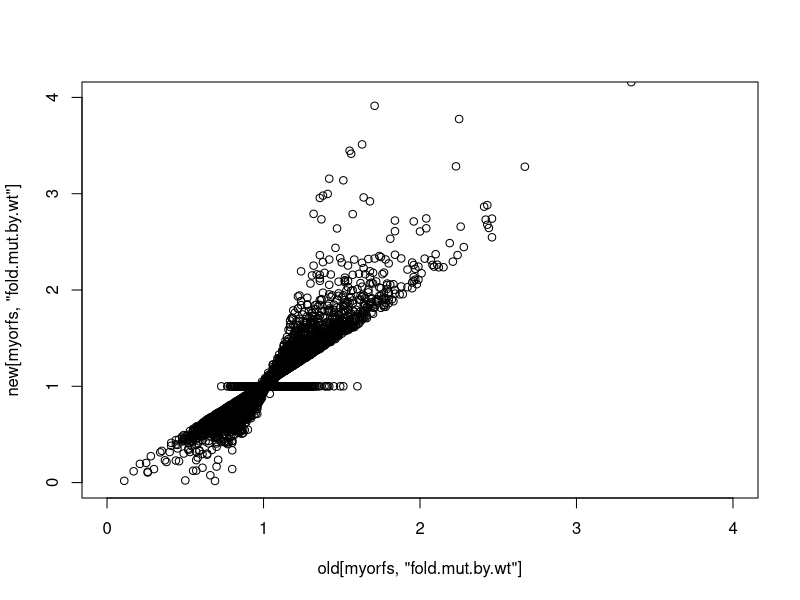

The R source for this figure:
old = read.delim("_out.sor55.nonCh5norm.with.sd.060408.csv");
new = read.delim("_out.sor55.nonCh4,5,7norm.030411.csv");
old$orf = as.character(old$orf)
new$orf = as.character(new$orf)
rownames(old) = old$orf
rownames(new) = new$orf

myorfs = intersect( old$orf, new$orf )
plot( new[myorfs, 'fold.mut.by.wt'] ~ old[myorfs, 'fold.mut.by.wt'], xlim=c(0,4), ylim=c(0,4))
#generally agree with each other. 

#summary(lm(  ))

#plot(new$fold.mut.by.wt[myorfs] ~ old$fold.mut.by.wt[myorfs])

#_out.sor55.by.chr.031809.csv
#_out.sor55.nonCh5norm.083109.csv
#_out.sor55.nonCh5norm.092909.csv
#_out.sor55.nonCh5norm.with.sd.030311.csv
#_out.sor55.nonCh5norm.with.sd.121808.csv

all = merge(old, new)
